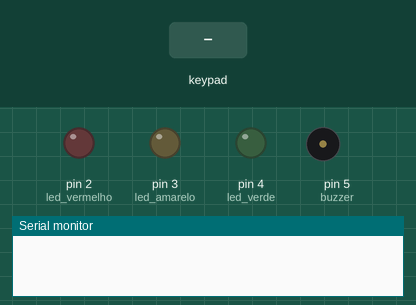
Bench run of a sketch on a simulated Arduino Uno, built with avr-gcc and run on an emulated ATmega328P. On the bench: output pins drawn as LEDs (lit = HIGH), buzzer (waves = sounding), the last lines printed to the serial monitor. Inputs (shaded band) come from the test bench.

Above: at 1.2 s.
1.3 s: keypad keys 1 2 3 4 # pressed 0.4 s apart
At 1.6 s:
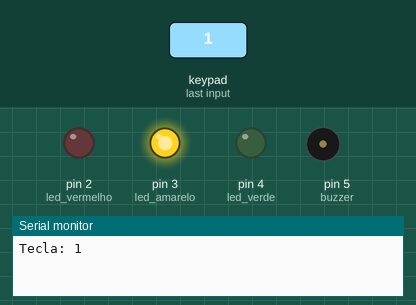
6.3 s: key '#' pressed
At 6.9 s:
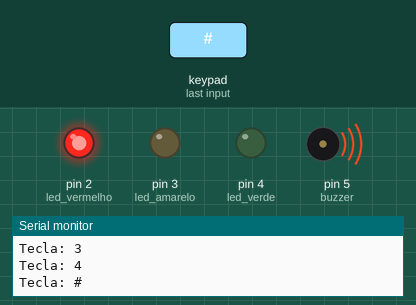
9.3 s: key 'A' pressed
At 9.9 s:
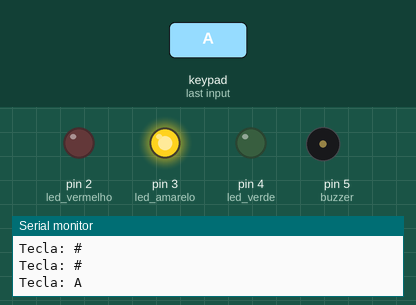
Timing chart, 0 to 12.3 s (numbered marks = the images above; inputs shaded):
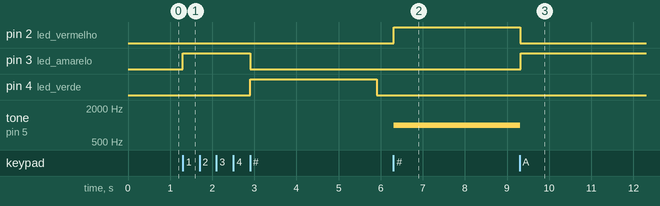

The sketch:

sketch_sep25a.ino
```cpp
#include <Keypad.h>  // Inclui a biblioteca Keypad para lidar com o teclado matricial.

// Definições para o teclado 4x4
#define linhas 4
#define colunas 4

// Pinos para os LEDs
#define led_vermelho 2
#define led_amarelo 3
#define led_verde 4

// Pino para o buzzer
int buzzer = 5;

// Mapeamento das teclas no teclado matricial
char mapaTeclas[linhas][colunas] = {
  {'1', '2', '3', 'A'},
  {'4', '5', '6', 'B'},
  {'7', '8', '9', 'C'},
  {'*', '0', '#', 'D'}
};

String senha = "1234";  // Senha atual que deve ser inserida.
String digitada;        // Senha que está sendo digitada pelo usuário.
int estado = 0;         // Estado do sistema: 0 = Aguardando, 1 = Digitando, 2 = Negado, 3 = Aceito.

// Arrays para os pinos das linhas e colunas do teclado matricial.
byte pinos_linhas[linhas] = {6, 7, 8, 9};
byte pinos_colunas[colunas] = {10, 11, 12, 13};

// Inicialização do objeto Keypad
Keypad teclado = Keypad(makeKeymap(mapaTeclas), pinos_linhas, pinos_colunas, linhas, colunas);

void setup() {
  Serial.begin(9600);  // Inicializa a comunicação serial.
  Serial.println();

  // Configuração dos pinos como saídas
  pinMode(led_vermelho, OUTPUT);
  pinMode(led_verde, OUTPUT);
  pinMode(led_amarelo, OUTPUT);
  pinMode(buzzer, OUTPUT);
}

void loop() {
  char tecla = teclado.getKey();  // Obtém a tecla pressionada no teclado.

  if (tecla != NO_KEY) {
    estado = 1;  // Define o estado como "Digitando" quando uma tecla é pressionada.

    if (tecla == '#') {
      if (senha == digitada) {
        estado = 3;  // Senha correta, define o estado como "Aceito".
        leds(estado);
        delay(3000);  // Aguarda 3 segundos.
        estado = 0;  // Volta ao estado "Aguardando" após o atraso.
      } else {
        estado = 2;  // Senha incorreta, define o estado como "Negado".
        leds(estado);
        tone(buzzer, 1000, 3000);  // Ativa o buzzer com uma frequência de 1000 Hz por 3 segundos.
        delay(3000);  // Aguarda 3 segundos.
        estado = 0;  // Volta ao estado "Aguardando" após o atraso.
      }
      digitada = "";  // Limpa a senha digitada.
    } else {
      digitada += tecla;  // Adiciona a tecla à senha que está sendo digitada.
    }

    leds(estado);  // Atualiza os LEDs de acordo com o estado.

    Serial.print("Tecla: ");
    Serial.println(tecla);
  }
}

// Função para verificar se a senha digitada corresponde à senha atual.
bool verificaSenha(String sa, String sd) {
  bool resultado = false;
  if (sa.compareTo(sd) == 0) {
    resultado = true;
  } else {
    resultado = false;
  }
  return resultado;
}

// Função para controlar os LEDs com base no estado.
void leds(int e) {
  if (e == 0) {  // Estado "Aguardando (0)", todos os LEDs desligados.
    digitalWrite(led_vermelho, LOW);
    digitalWrite(led_verde, LOW);
    digitalWrite(led_amarelo, LOW);
  } else if (e == 1) {  // Estado "Digitando (1)", luz amarela ligada.
    digitalWrite(led_vermelho, LOW);
    digitalWrite(led_verde, LOW);
    digitalWrite(led_amarelo, HIGH);
  } else if (e == 2) {  // Estado "Negado (2)", luz vermelha ligada.
    digitalWrite(led_vermelho, HIGH);
    digitalWrite(led_verde, LOW);
    digitalWrite(led_amarelo, LOW);
  } else if (e == 3) {  // Estado "Aceito (3)", luz verde ligada.
    digitalWrite(led_vermelho, LOW);
    digitalWrite(led_verde, HIGH);
    digitalWrite(led_amarelo, LOW);
  }
}
```

Measured:
- after the input at 1.3 s, pin 3 (led_amarelo): LOW → HIGH at once, → LOW 1.6 s later; pin 4 (led_verde): LOW → HIGH after 1.6 s, → LOW 3.0 s later
- after the input at 6.3 s, pin 2 (led_vermelho): LOW → HIGH at once; tone on pin 5 (buzzer): silent → 1000 Hz at once
- after the input at 9.3 s, pin 3 (led_amarelo): LOW → HIGH at once
